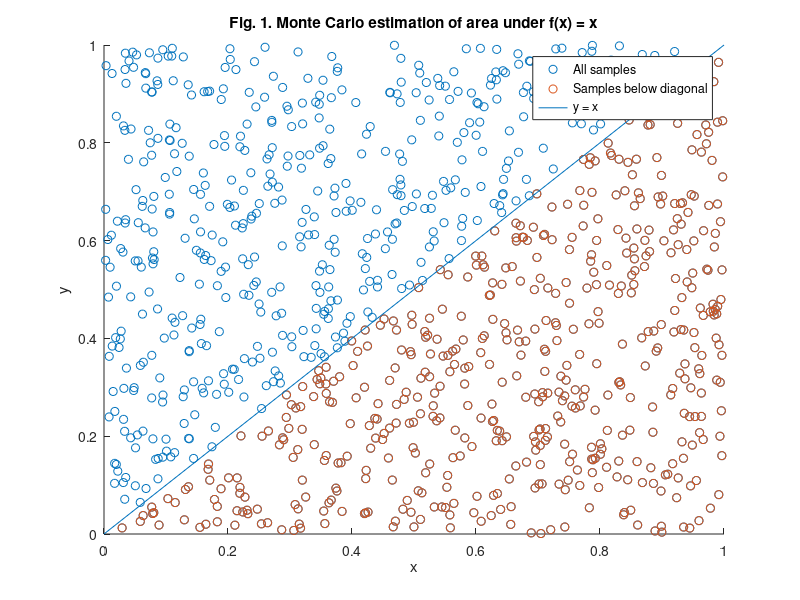
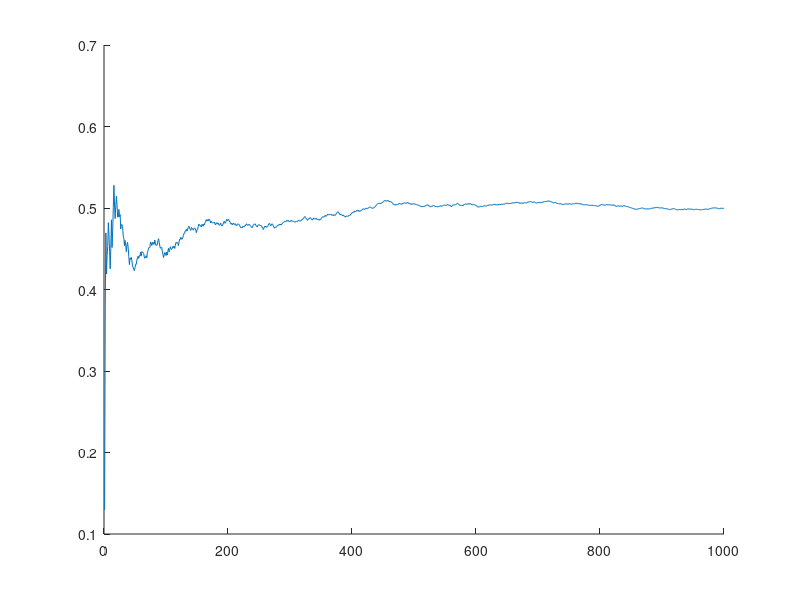

These figures' MATLAB source, in order: (Note: this script raises an error after producing the figures.)
% Exercise - Monte Carlo integration of identity function

%% 1. Aim of the exercise
% The aim of this exercise is to understand Monte Carlo integration by
% estimating the area under the identity function on the interval from 0 to
% 1 using random samples.

%% 2. Theory
% Refer to the accompanying PDF file for the theory.

%% 3. Define the number of samples 

% 3.1. Clear workspace and memory
clear;

% 3.2. Number of random samples to estimate the integral
N_samples = 1000;

%% 4. Monte Carlo integration: Estimating integrals via sampling

% 4.1. Generate random samples from Uniform[0,1]
uniform_samples = random('Uniform',0,1,[N_samples 1]);

% 4.2. MC estimate of the integral of f(x) = x over [0,1]
integral_estimate = mean(uniform_samples);

%% 5. The true value of the integral of the identity function over [0,1]

% 5.1. Set the true value of the integral
integral_true_value = 0.5; 

%% 6. Geometric interpretation of Monte Carlo integration

% 6.1 Create (x, y) points uniformly in the unit square
x_samples = uniform_samples; % x-coordinates sampled uniformly in [0,1]
y_samples = random('Uniform',0,1, ...
    [N_samples 1]); % y-coordinates sampled independently in [0,1]

% 6.2. Identify points below the diagonal y < x
below_diagonal = y_samples < x_samples; 

% 6.3. Visualizing area estimation via Monte Carlo sampling
figure
hold on
scatter(x_samples,y_samples, ...
    'DisplayName','All samples') % All samples
scatter(x_samples(below_diagonal),y_samples(below_diagonal), ...
    'DisplayName','Samples below diagonal'); % Samples below diagonal
plot([0 1],[0 1], ...
    'DisplayName','y = x') % Diagonal line y = x
title('Fig. 1. Monte Carlo estimation of area under f(x) = x')
xlabel('x')
ylabel('y')
legend('show')
hold off

%% 7. Convergence behavior of the Monte Carlo integral estimate

% 7.1. Track how the estimate evolves with more samples
convergence_integral_estimate = cumsum(uniform_samples)./(1:N_samples)';

% 7.2. Track how the mean squared error (MSE) evolves with more samples
convergence_MSE = cumsum((uniform_samples-integral_true_value).^2) ...
    ./(1:N_samples)';

% 7.3. Theoretical benchmark
theoretical_error_decay = 1./sqrt(1:N_samples);

%% 8. Visualize convergence of the Monte Carlo estimate and its error

% 8.1. Plot how the Monte Carlo estimate converges to the true value
figure
hold on
plot(1:N_samples,convergence_integral_estimate, ...
    'DisplayName','MC integral estimate');
yline(integral_true_value, ...
    'DisplayName','True integral value');
title('Fig. 2. Convergence of Monte Carlo estimate');
xlabel('Number of samples (draws)');
ylabel('Integral estimate');
legend('show');
hold off

% 8.3. Plot how the MSE decreases with more samples (log-log scale)
figure
hold on
loglog(1:N_samples,convergence_MSE, ...
    'DisplayName','MSE of MC estimate');
loglog(1:N_samples,theoretical_error_decay.^2, ...
    'DisplayName','Theoretical MSE decay');
title('Fig. 3. Log-log convergence of MC estimation error')
xlabel('Number of samples (log scale)')
ylabel('Mean Squared Error (log scale)')
legend('show')
hold off
